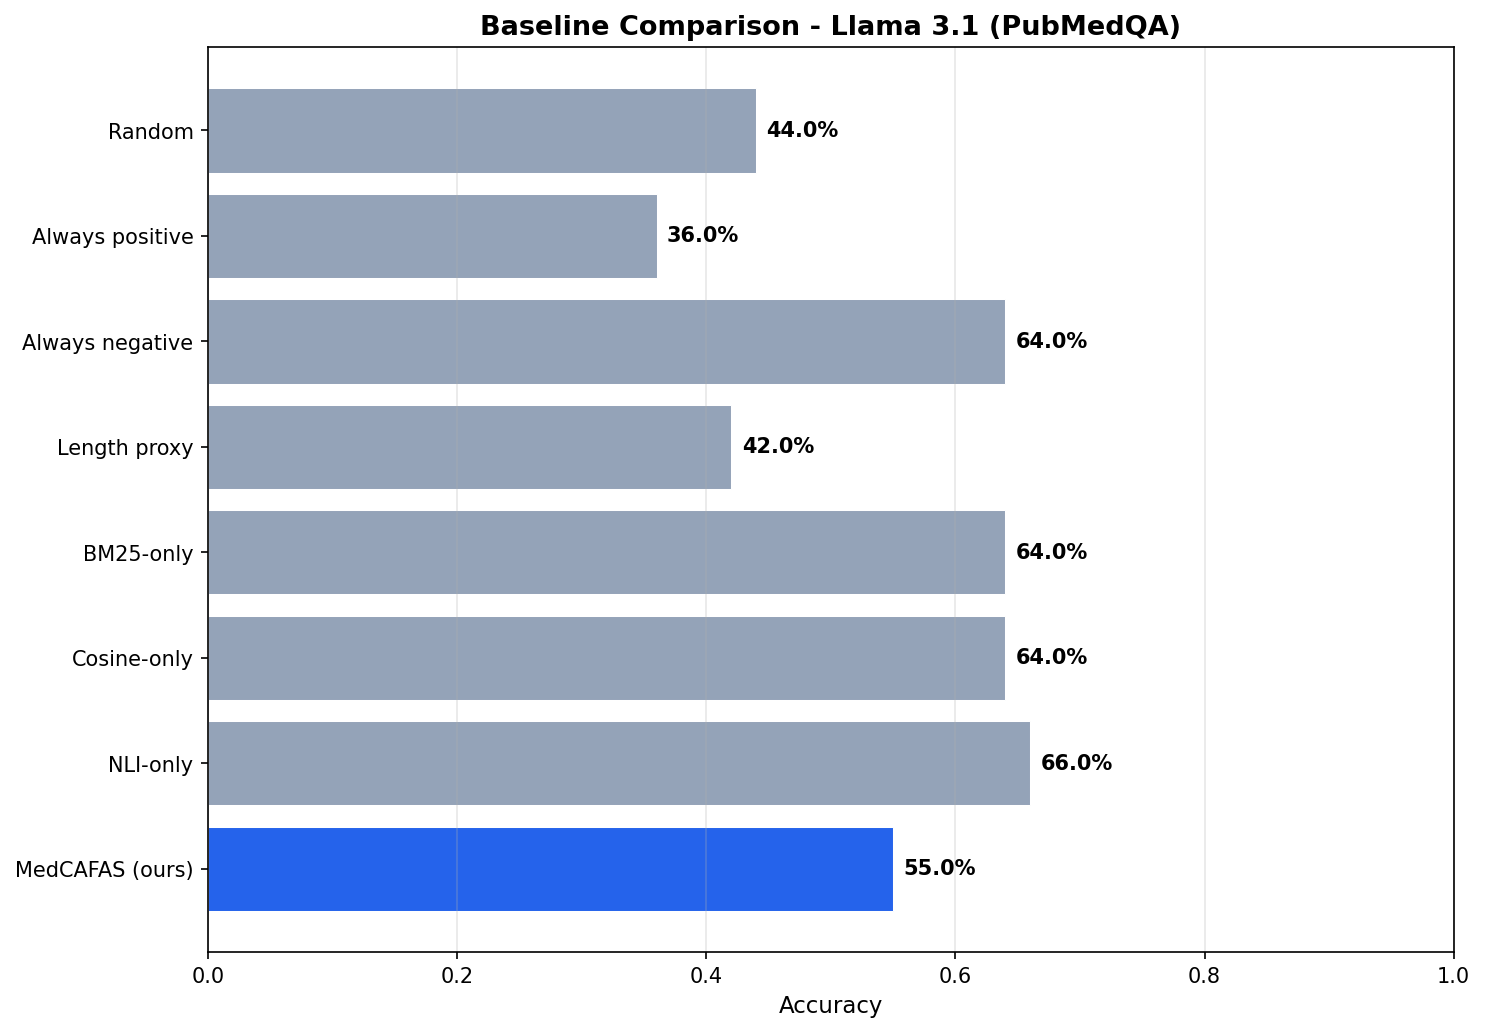

Reproduce this figure in Python.
"""
baselines.py -- Baseline comparisons for MedCAFAS
=================================================

Compares MedCAFAS against simple baselines to demonstrate the value
of the multi-layer approach.  Essential for research papers.

Baselines:
  1. Random classifier           (coin flip)
  2. Always-positive             (flag everything as hallucinated)
  3. Always-negative             (flag nothing)
  4. BM25-only                   (threshold on BM25 retrieval score)
  5. Cosine-only                 (threshold on FAISS cosine similarity)
  6. NLI-only                    (threshold on NLI entailment score)
  7. Perplexity proxy            (answer length as proxy for complexity)
  8. MedCAFAS (full pipeline)    (our system)

Usage:
    python baselines.py                          # PubMedQA, 100 samples
    python baselines.py --dataset all --samples 80
"""

from __future__ import annotations

import argparse
import json
import random
import time
from dataclasses import dataclass
from typing import Dict, List, Tuple

import numpy as np
import matplotlib
matplotlib.use("Agg")
import matplotlib.pyplot as plt

import config
from eval import (
    EvalResult,
    EvalSample,
    load_eval_samples,
    load_eval_samples_pubmedqa,
    eval_no_llm,
    compute_ece,
)
from pipeline import (
    layer2_retrieval,
    layer2b_entity_check,
    layer3_critic,
    aggregate,
    _get_embedder,
    _get_kb,
    _get_nli_model,
    _get_bm25,
)
from sklearn.metrics import accuracy_score, f1_score, roc_auc_score


@dataclass
class BaselineRow:
    name:     str
    accuracy: float
    f1:       float
    roc_auc:  float
    ece:      float


def _metrics(y_true, y_pred, y_score=None) -> Tuple[float, float, float, float]:
    acc = accuracy_score(y_true, y_pred)
    f1  = f1_score(y_true, y_pred, zero_division=0)
    try:
        auc = roc_auc_score(y_true, y_score if y_score is not None else y_pred)
    except ValueError:
        auc = 0.5
    # Simple ECE approximation
    if y_score is not None:
        scores = np.array(y_score)
        labels = np.array(y_true)
        bins = np.linspace(0, 1, 11)
        ece = 0.0
        for lo, hi in zip(bins[:-1], bins[1:]):
            mask = (scores >= lo) & (scores < hi)
            if mask.sum() > 0:
                ece += (mask.sum() / len(scores)) * abs(scores[mask].mean() - labels[mask].mean())
    else:
        ece = abs(np.mean(y_pred) - np.mean(y_true))
    return acc, f1, auc, float(ece)


# -------------------------------------------------------------------------- #
#  Baseline implementations                                                   #
# -------------------------------------------------------------------------- #

def baseline_random(samples: List[EvalSample], seed=42) -> BaselineRow:
    """Random 50/50 classification."""
    rng = random.Random(seed)
    y_true = [int(s.is_hallucinated) for s in samples]
    y_pred = [rng.randint(0, 1) for _ in samples]
    y_score = [rng.random() for _ in samples]
    acc, f1, auc, ece = _metrics(y_true, y_pred, y_score)
    return BaselineRow("Random", acc, f1, auc, ece)


def baseline_always_positive(samples: List[EvalSample]) -> BaselineRow:
    """Flag everything as hallucinated."""
    y_true = [int(s.is_hallucinated) for s in samples]
    y_pred = [1] * len(samples)
    y_score = [1.0] * len(samples)
    acc, f1, auc, ece = _metrics(y_true, y_pred, y_score)
    return BaselineRow("Always positive", acc, f1, auc, ece)


def baseline_always_negative(samples: List[EvalSample]) -> BaselineRow:
    """Flag nothing as hallucinated."""
    y_true = [int(s.is_hallucinated) for s in samples]
    y_pred = [0] * len(samples)
    y_score = [0.0] * len(samples)
    acc, f1, auc, ece = _metrics(y_true, y_pred, y_score)
    return BaselineRow("Always negative", acc, f1, auc, ece)


def baseline_length_proxy(samples: List[EvalSample], threshold=50) -> BaselineRow:
    """
    Perplexity proxy: flag answers shorter than threshold words.
    Rationale: hallucinated answers are sometimes shorter or more generic.
    """
    y_true = [int(s.is_hallucinated) for s in samples]
    lengths = [len(s.answer.split()) for s in samples]
    median_len = np.median(lengths)
    # Longer answers are more likely to contain fabricated claims
    y_score = [min(1.0, l / (2 * median_len)) for l in lengths]
    y_pred = [int(l > median_len) for l in lengths]
    acc, f1, auc, ece = _metrics(y_true, y_pred, y_score)
    return BaselineRow("Length proxy", acc, f1, auc, ece)


def baseline_bm25_only(samples: List[EvalSample]) -> BaselineRow:
    """Use only BM25 retrieval score (no neural components)."""
    from rank_bm25 import BM25Okapi
    import pickle

    bm25_data = _get_bm25()
    if not bm25_data or "bm25" not in bm25_data:
        return BaselineRow("BM25-only", 0.5, 0.0, 0.5, 0.5)

    bm25 = bm25_data["bm25"]
    y_true = [int(s.is_hallucinated) for s in samples]
    y_score = []
    y_pred = []

    for s in samples:
        tokens = s.answer.lower().split()
        raw = bm25.get_scores(tokens)
        top_score = float(raw.max()) if len(raw) > 0 else 0.0
        # Normalise to [0,1] — higher = better match = less risky
        norm = min(1.0, top_score / 20.0)  # BM25 scores can be large
        risk = 1.0 - norm
        y_score.append(risk)
        y_pred.append(int(risk > 0.5))

    acc, f1, auc, ece = _metrics(y_true, y_pred, y_score)
    return BaselineRow("BM25-only", acc, f1, auc, ece)


def baseline_cosine_only(samples: List[EvalSample]) -> BaselineRow:
    """Use only FAISS cosine similarity (no BM25, no NLI)."""
    y_true = [int(s.is_hallucinated) for s in samples]
    y_score = []
    y_pred = []

    # Temporarily disable BM25
    orig = config.BM25_WEIGHT
    config.BM25_WEIGHT = 0.0
    try:
        for s in samples:
            ret_score, _ = layer2_retrieval(s.answer)
            risk = 1.0 - ret_score
            y_score.append(risk)
            y_pred.append(int(risk > 0.5))
    finally:
        config.BM25_WEIGHT = orig

    acc, f1, auc, ece = _metrics(y_true, y_pred, y_score)
    return BaselineRow("Cosine-only", acc, f1, auc, ece)


def baseline_nli_only(samples: List[EvalSample]) -> BaselineRow:
    """Use only NLI entailment score (no retrieval scoring)."""
    y_true = [int(s.is_hallucinated) for s in samples]
    y_score = []
    y_pred = []

    for s in samples:
        _, citations = layer2_retrieval(s.answer)  # still need citations for NLI
        critic, _ = layer3_critic(s.answer, citations, question="")
        risk = 1.0 - critic
        y_score.append(risk)
        y_pred.append(int(risk > 0.5))

    acc, f1, auc, ece = _metrics(y_true, y_pred, y_score)
    return BaselineRow("NLI-only", acc, f1, auc, ece)


def baseline_medcafas(samples: List[EvalSample]) -> BaselineRow:
    """Full MedCAFAS pipeline."""
    results = [eval_no_llm(s) for s in samples]
    y_true  = [int(r.sample.is_hallucinated) for r in results]
    y_pred  = [int(r.predicted_hallucinated)  for r in results]
    y_score = [r.risk_score                   for r in results]
    acc, f1, auc, ece = _metrics(y_true, y_pred, y_score)
    return BaselineRow("MedCAFAS (ours)", acc, f1, auc, ece)


# -------------------------------------------------------------------------- #
#  Main                                                                       #
# -------------------------------------------------------------------------- #

def main():
    parser = argparse.ArgumentParser(description="MedCAFAS Baseline Comparisons")
    parser.add_argument("--dataset", type=str, default="pubmedqa",
                        choices=["pubmedqa", "medqa", "all"])
    parser.add_argument("--samples", type=int, default=100)
    args = parser.parse_args()

    print("Pre-loading models ...")
    _get_embedder(); _get_kb(); _get_nli_model(); _get_bm25()
    print("Models ready.\n")

    datasets: Dict[str, List[EvalSample]] = {}
    print("Loading real LLM answers from data/eval_llm_final.json...")
    with open("data/eval_llm_final.json", "r") as f:
        llm_data = json.load(f)
    
    llm_samples = []
    for r in llm_data:
        llm_samples.append(EvalSample(
            question=r["question"],
            answer=r["answer"],
            is_hallucinated=r["is_hallucinated"]
        ))
    datasets["Llama 3.1 (PubMedQA)"] = llm_samples
    
    all_results: Dict[str, List[BaselineRow]] = {}

    for ds_name, samples in datasets.items():
        print(f"\n{'='*65}")
        print(f"  Baselines on: {ds_name} ({len(samples)} samples)")
        print(f"{'='*65}")

        baselines = [
            ("Random",           lambda s: baseline_random(s)),
            ("Always positive",  lambda s: baseline_always_positive(s)),
            ("Always negative",  lambda s: baseline_always_negative(s)),
            ("Length proxy",     lambda s: baseline_length_proxy(s)),
            ("BM25-only",        lambda s: baseline_bm25_only(s)),
            ("Cosine-only",      lambda s: baseline_cosine_only(s)),
            ("NLI-only",         lambda s: baseline_nli_only(s)),
            ("MedCAFAS (ours)",  lambda s: baseline_medcafas(s)),
        ]

        rows: List[BaselineRow] = []
        for name, fn in baselines:
            print(f"  Running: {name} ...", end=" ", flush=True)
            t0 = time.time()
            row = fn(samples)
            dt = time.time() - t0
            rows.append(row)
            print(f"Acc={row.accuracy:.1%}  F1={row.f1:.3f}  AUC={row.roc_auc:.3f}  ({dt:.0f}s)")

        all_results[ds_name] = rows

    # -- Summary table ------------------------------------------------------
    print("\n\n" + "=" * 75)
    print("  BASELINE COMPARISON RESULTS")
    print("=" * 75)

    for ds_name, rows in all_results.items():
        print(f"\n  Dataset: {ds_name}")
        print(f"  {'Method':<24} {'Accuracy':>9} {'F1':>7} {'ROC-AUC':>8} {'ECE':>7}")
        print(f"  {'-'*24} {'-'*9} {'-'*7} {'-'*8} {'-'*7}")
        for r in rows:
            marker = " **" if r.name == "MedCAFAS (ours)" else ""
            print(f"  {r.name:<24} {r.accuracy:>8.1%} {r.f1:>7.3f} {r.roc_auc:>8.3f} {r.ece:>7.3f}{marker}")

    # -- LaTeX table --------------------------------------------------------
    print("\n\n  LaTeX Table:")
    print("  \\begin{table}[h]")
    print("  \\centering")
    print("  \\caption{Comparison of MedCAFAS against baseline methods.}")
    print("  \\begin{tabular}{lcccc}")
    print("  \\toprule")
    print("  Method & Accuracy & F1 & ROC-AUC & ECE \\\\")
    print("  \\midrule")
    for ds_name, rows in all_results.items():
        if len(all_results) > 1:
            print(f"  \\multicolumn{{5}}{{l}}{{\\textit{{{ds_name}}}}} \\\\")
        for r in rows:
            name = r.name.replace("_", "\\_")
            bold = "\\textbf" if r.name == "MedCAFAS (ours)" else ""
            if bold:
                print(f"  \\textbf{{{name}}} & \\textbf{{{r.accuracy:.1%}}} & "
                      f"\\textbf{{{r.f1:.3f}}} & \\textbf{{{r.roc_auc:.3f}}} & "
                      f"\\textbf{{{r.ece:.3f}}} \\\\")
            else:
                print(f"  {name} & {r.accuracy:.1%} & {r.f1:.3f} & {r.roc_auc:.3f} & {r.ece:.3f} \\\\")
    print("  \\bottomrule")
    print("  \\end{tabular}")
    print("  \\end{table}")

    # -- Bar chart ----------------------------------------------------------
    fig, axes = plt.subplots(1, len(all_results), figsize=(10 * len(all_results), 7),
                             squeeze=False)

    for ax, (ds_name, rows) in zip(axes[0], all_results.items()):
        names = [r.name for r in rows]
        accs  = [r.accuracy for r in rows]

        colors_list = ["#94a3b8"] * (len(rows) - 1) + ["#2563eb"]  # MedCAFAS highlighted
        bars = ax.barh(names, accs, color=colors_list, edgecolor="white", linewidth=0.5)

        ax.set_xlabel("Accuracy", fontsize=11)
        ax.set_title(f"Baseline Comparison - {ds_name}", fontsize=13, fontweight="bold")
        ax.set_xlim(0, 1.0)
        ax.grid(axis="x", alpha=0.3)
        ax.invert_yaxis()

        for bar, acc in zip(bars, accs):
            ax.annotate(f"{acc:.1%}",
                        xy=(bar.get_width(), bar.get_y() + bar.get_height()/2),
                        xytext=(5, 0), textcoords="offset points",
                        ha="left", va="center", fontsize=10, fontweight="bold")

    plt.tight_layout()
    out = "baselines.png"
    plt.savefig(out, dpi=150, bbox_inches="tight")
    print(f"\n  [OK] Baseline chart saved to {out}")
    plt.close()

    # -- Save JSON ----------------------------------------------------------
    out_json = "baseline_results.json"
    export = {}
    for ds_name, rows in all_results.items():
        export[ds_name] = [
            {"name": r.name, "accuracy": r.accuracy, "f1": r.f1,
             "roc_auc": r.roc_auc, "ece": r.ece}
            for r in rows
        ]
    with open(out_json, "w") as f:
        json.dump(export, f, indent=2)
    print(f"  [OK] Results saved to {out_json}")


if __name__ == "__main__":
    main()
